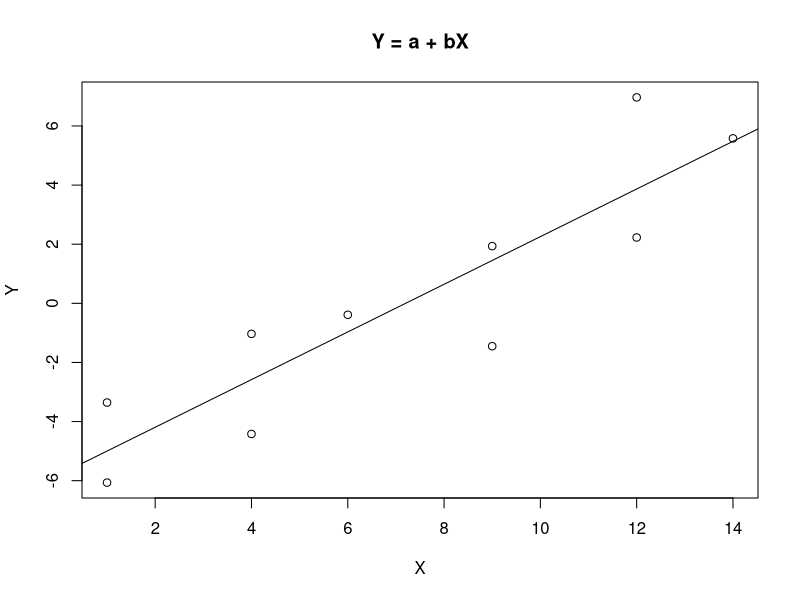

The R source for this figure:
# Question 1

library(readxl)
Lab5 <- read_excel("Lab5.xlsx")
View(Lab5)
x <- sum(Lab5$X)
x
y <- sum(Lab5$Y)
y
xy <- sum(Lab5$X*Lab5$Y)
xy
xq <- sum(Lab5$`X^2`)
xq
yq<- sum(Lab5$`Y^2`)
yq
n = 10


A = matrix( 
c(n,x,x,xq),
nrow = 2,
ncol = 2 ,
byrow = TRUE
)
print(A)

B = matrix( 
  c(y,xy),
  nrow = 2,
  ncol = 1 ,
  byrow = TRUE
)
print(B)

x <-solve(A, B)
a = x[1]
a
b = x[2]
b

#The equation of least square line is given by Y = a + bX


d <- Lab5$Y-(a + b*Lab5$X)
d
fit <- lm( d~Lab5$Y)
plot(d~Lab5$Y, main ='Y = a + bX',xlab = 'X', ylab = 'Y' )
abline(fit)








#Question 2
#Fit the second order polynomial
#x:1, 2, 3,4
#y:6,11,18,27
n=4
x=c(1.0,2.0,3.0,4.0)
x
y=c(6.0,11.0,18.0,27.0)
y
x2=x^2
x2
x3=x^3
x3
x4=x^4
x4
xy=x*y
xy
x2y=x2*y
x2y
table= data.frame(x,y,x2,x3,x4,xy,x2y)
table

sum_x <- sum(x)
sum_y <- sum(y)
sum_x2 <-sum(x2)
sum_x3<-sum(x3)
sum_x4<-sum(x4)
sum_xy<-sum(xy)
sum_x2y<-sum(x2y)

sum_x
sum_y
sum_x2 
sum_x3
sum_x4
sum_xy
sum_x2y

A = matrix( 
  c(n,sum_x,sum_x2,
    sum_x,sum_x2,sum_x3,
    sum_x2,sum_x3,sum_x4),
  nrow = 3,
  ncol = 3,
  byrow = TRUE
)

A 
B = matrix( 
  c(sum_y,sum_xy,sum_x2y),
  nrow = 3,
  ncol = 1,
  byrow = TRUE
)
B

R1=c(n,sum_x,sum_x2)
R2=c(sum_x,sum_x2,sum_x3)
R3=c( sum_x2,sum_x3,sum_x4)

R1_sum=c(sum_y)
R2_sum=c(sum_xy)
R3_sum=c(sum_x2y)

R1
R2
R3
R1_sum
R2_sum
R3_sum

R1<-R1/4
R1_sum<-R1_sum/4
R1
R1_sum




R2<-R2-10*R1
R2_sum<-R2_sum-10*R1_sum
R2
R2_sum

R3<-R3-30*R1
R3_sum<-R3_sum-30*R1_sum
R3
R3_sum

R2<-R2/5
R2_sum<-R2_sum/5
R2
R2_sum

R3<-R3-25*R2
R3_sum<-R3_sum-25*R2_sum
R3
R3_sum

#Now by using back substitution we can find the values of a1, a2, and a3.
#Here, 4a3 = 4 , a3 = 1
#And, a2 + 5a3 = 7 , a2 = 2
#Also, a1 + 2.5a2 + 7.5a3 = 15.5 , a1 = 3
#Therefore, a1 = 3, a2 = 2, a3 = 1.

#after normalizing

a3=(sum(R3))/R3_sum
a3

a2=(R2_sum)-(5*a3)
a2

a1=15.5-((2.5*a2)+(7.5*a3))
a1

#The Quadratic Equation Becomes

Quad_eq <- substitute(expression(Y = c(X^2) + bX+ a), list(a = a1, b = a2,c=a3))
Quad_eq




